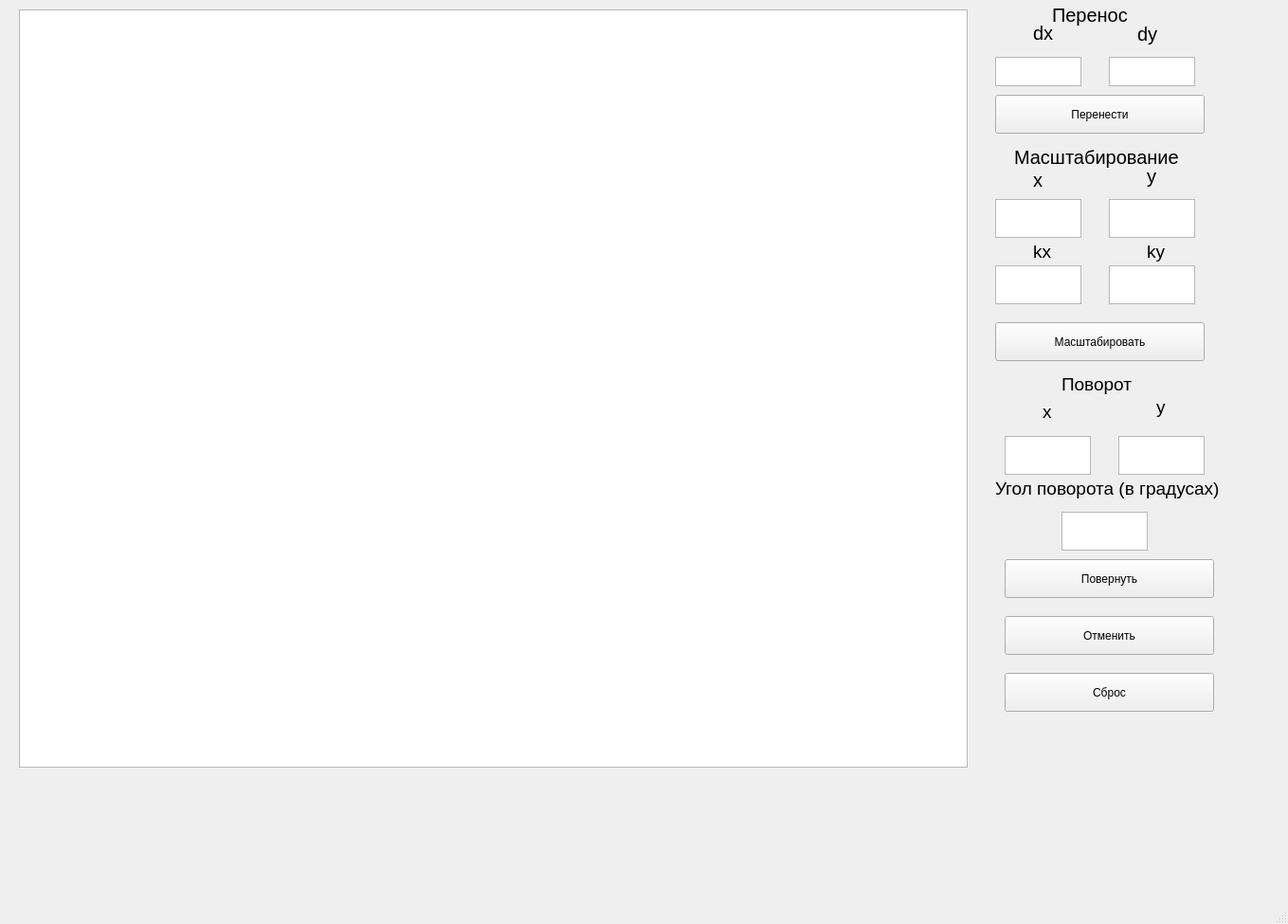
<?xml version="1.0" encoding="UTF-8"?>
<ui version="4.0">
 <class>MainWindow</class>
 <widget class="QMainWindow" name="MainWindow">
  <property name="geometry">
   <rect>
    <x>0</x>
    <y>0</y>
    <width>1359</width>
    <height>975</height>
   </rect>
  </property>
  <property name="windowTitle">
   <string>MainWindow</string>
  </property>
  <widget class="QWidget" name="centralwidget">
   <widget class="QGraphicsView" name="graphicsView">
    <property name="geometry">
     <rect>
      <x>20</x>
      <y>10</y>
      <width>1001</width>
      <height>800</height>
     </rect>
    </property>
   </widget>
   <widget class="QTextEdit" name="dx_transfer">
    <property name="geometry">
     <rect>
      <x>1050</x>
      <y>60</y>
      <width>91</width>
      <height>31</height>
     </rect>
    </property>
   </widget>
   <widget class="QLabel" name="label">
    <property name="geometry">
     <rect>
      <x>1090</x>
      <y>19</y>
      <width>31</width>
      <height>31</height>
     </rect>
    </property>
    <property name="font">
     <font>
      <pointsize>15</pointsize>
     </font>
    </property>
    <property name="text">
     <string>dx</string>
    </property>
   </widget>
   <widget class="QTextEdit" name="dy_transfer">
    <property name="geometry">
     <rect>
      <x>1170</x>
      <y>60</y>
      <width>91</width>
      <height>31</height>
     </rect>
    </property>
   </widget>
   <widget class="QLabel" name="label_2">
    <property name="geometry">
     <rect>
      <x>1200</x>
      <y>20</y>
      <width>41</width>
      <height>31</height>
     </rect>
    </property>
    <property name="font">
     <font>
      <pointsize>15</pointsize>
     </font>
    </property>
    <property name="text">
     <string>dy</string>
    </property>
   </widget>
   <widget class="QPushButton" name="transferButton">
    <property name="geometry">
     <rect>
      <x>1050</x>
      <y>100</y>
      <width>221</width>
      <height>41</height>
     </rect>
    </property>
    <property name="text">
     <string>Перенести</string>
    </property>
   </widget>
   <widget class="QTextEdit" name="scale_x">
    <property name="geometry">
     <rect>
      <x>1050</x>
      <y>210</y>
      <width>91</width>
      <height>41</height>
     </rect>
    </property>
   </widget>
   <widget class="QLabel" name="label_3">
    <property name="geometry">
     <rect>
      <x>1210</x>
      <y>170</y>
      <width>41</width>
      <height>31</height>
     </rect>
    </property>
    <property name="font">
     <font>
      <pointsize>15</pointsize>
     </font>
    </property>
    <property name="text">
     <string>y</string>
    </property>
   </widget>
   <widget class="QLabel" name="label_4">
    <property name="geometry">
     <rect>
      <x>1090</x>
      <y>180</y>
      <width>31</width>
      <height>20</height>
     </rect>
    </property>
    <property name="font">
     <font>
      <pointsize>15</pointsize>
     </font>
    </property>
    <property name="text">
     <string>x</string>
    </property>
   </widget>
   <widget class="QPushButton" name="scaleButton">
    <property name="geometry">
     <rect>
      <x>1050</x>
      <y>340</y>
      <width>221</width>
      <height>41</height>
     </rect>
    </property>
    <property name="text">
     <string>Масштабировать</string>
    </property>
   </widget>
   <widget class="QLabel" name="label_5">
    <property name="geometry">
     <rect>
      <x>1090</x>
      <y>250</y>
      <width>31</width>
      <height>31</height>
     </rect>
    </property>
    <property name="font">
     <font>
      <pointsize>14</pointsize>
     </font>
    </property>
    <property name="text">
     <string>kx</string>
    </property>
   </widget>
   <widget class="QTextEdit" name="scale_kx">
    <property name="geometry">
     <rect>
      <x>1050</x>
      <y>280</y>
      <width>91</width>
      <height>41</height>
     </rect>
    </property>
   </widget>
   <widget class="QLabel" name="label_6">
    <property name="geometry">
     <rect>
      <x>1210</x>
      <y>250</y>
      <width>41</width>
      <height>31</height>
     </rect>
    </property>
    <property name="font">
     <font>
      <pointsize>14</pointsize>
     </font>
    </property>
    <property name="text">
     <string>ky</string>
    </property>
   </widget>
   <widget class="QTextEdit" name="scale_ky">
    <property name="geometry">
     <rect>
      <x>1170</x>
      <y>280</y>
      <width>91</width>
      <height>41</height>
     </rect>
    </property>
   </widget>
   <widget class="QLabel" name="label_9">
    <property name="geometry">
     <rect>
      <x>1100</x>
      <y>419</y>
      <width>31</width>
      <height>31</height>
     </rect>
    </property>
    <property name="font">
     <font>
      <pointsize>14</pointsize>
     </font>
    </property>
    <property name="text">
     <string>x</string>
    </property>
   </widget>
   <widget class="QPushButton" name="rotateButton">
    <property name="geometry">
     <rect>
      <x>1060</x>
      <y>590</y>
      <width>221</width>
      <height>41</height>
     </rect>
    </property>
    <property name="text">
     <string>Повернуть</string>
    </property>
   </widget>
   <widget class="QTextEdit" name="rotate_x">
    <property name="geometry">
     <rect>
      <x>1060</x>
      <y>460</y>
      <width>91</width>
      <height>41</height>
     </rect>
    </property>
   </widget>
   <widget class="QLabel" name="label_11">
    <property name="geometry">
     <rect>
      <x>1050</x>
      <y>500</y>
      <width>371</width>
      <height>31</height>
     </rect>
    </property>
    <property name="font">
     <font>
      <pointsize>14</pointsize>
     </font>
    </property>
    <property name="text">
     <string>Угол поворота (в градусах)</string>
    </property>
   </widget>
   <widget class="QLabel" name="label_12">
    <property name="geometry">
     <rect>
      <x>1220</x>
      <y>409</y>
      <width>41</width>
      <height>41</height>
     </rect>
    </property>
    <property name="font">
     <font>
      <pointsize>14</pointsize>
     </font>
    </property>
    <property name="text">
     <string>y</string>
    </property>
   </widget>
   <widget class="QTextEdit" name="rotate_angle">
    <property name="geometry">
     <rect>
      <x>1120</x>
      <y>540</y>
      <width>91</width>
      <height>41</height>
     </rect>
    </property>
   </widget>
   <widget class="QTextEdit" name="rotate_y">
    <property name="geometry">
     <rect>
      <x>1180</x>
      <y>460</y>
      <width>91</width>
      <height>41</height>
     </rect>
    </property>
   </widget>
   <widget class="QPushButton" name="undo">
    <property name="geometry">
     <rect>
      <x>1060</x>
      <y>650</y>
      <width>221</width>
      <height>41</height>
     </rect>
    </property>
    <property name="text">
     <string>Отменить</string>
    </property>
   </widget>
   <widget class="QTextEdit" name="scale_y_2">
    <property name="geometry">
     <rect>
      <x>1170</x>
      <y>210</y>
      <width>91</width>
      <height>41</height>
     </rect>
    </property>
   </widget>
   <widget class="QLabel" name="label_7">
    <property name="geometry">
     <rect>
      <x>1120</x>
      <y>390</y>
      <width>131</width>
      <height>31</height>
     </rect>
    </property>
    <property name="font">
     <font>
      <pointsize>14</pointsize>
     </font>
    </property>
    <property name="text">
     <string>Поворот</string>
    </property>
   </widget>
   <widget class="QLabel" name="label_8">
    <property name="geometry">
     <rect>
      <x>1070</x>
      <y>150</y>
      <width>241</width>
      <height>31</height>
     </rect>
    </property>
    <property name="font">
     <font>
      <pointsize>15</pointsize>
     </font>
    </property>
    <property name="text">
     <string>Масштабирование</string>
    </property>
   </widget>
   <widget class="QLabel" name="label_10">
    <property name="geometry">
     <rect>
      <x>1110</x>
      <y>0</y>
      <width>161</width>
      <height>31</height>
     </rect>
    </property>
    <property name="font">
     <font>
      <pointsize>15</pointsize>
     </font>
    </property>
    <property name="text">
     <string>Перенос</string>
    </property>
   </widget>
   <widget class="QPushButton" name="reset">
    <property name="geometry">
     <rect>
      <x>1060</x>
      <y>710</y>
      <width>221</width>
      <height>41</height>
     </rect>
    </property>
    <property name="text">
     <string>Сброс</string>
    </property>
   </widget>
  </widget>
  <widget class="QMenuBar" name="menubar">
   <property name="geometry">
    <rect>
     <x>0</x>
     <y>0</y>
     <width>1359</width>
     <height>25</height>
    </rect>
   </property>
  </widget>
  <widget class="QStatusBar" name="statusbar"/>
  <action name="actionasd">
   <property name="text">
    <string>asd</string>
   </property>
  </action>
 </widget>
 <resources/>
 <connections/>
</ui>
